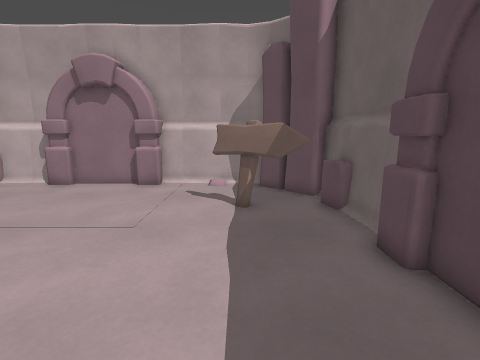
[1] (above)

12 first-person views from a walk through a level from a Godot 3-D game. The camera is 1.3 m above the floor, tilts 10° down and sees 85° across. The floor is counted in squares, 0.5 m on a side. Each view is taken from the middle of a square. On the plan, view 1 faces up. The plan holds only what a view shows up to about 18 squares ahead; the rest is blank.

[2]
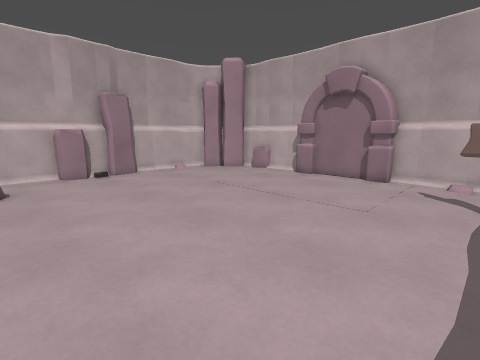

[3]
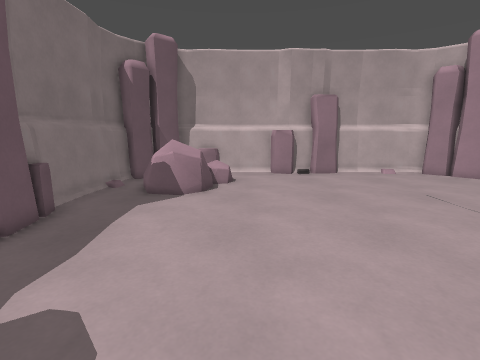

[4]
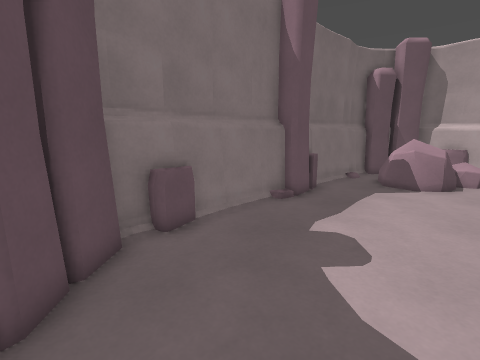

[5]
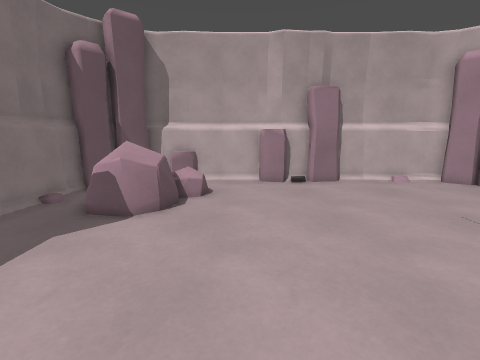

[6]
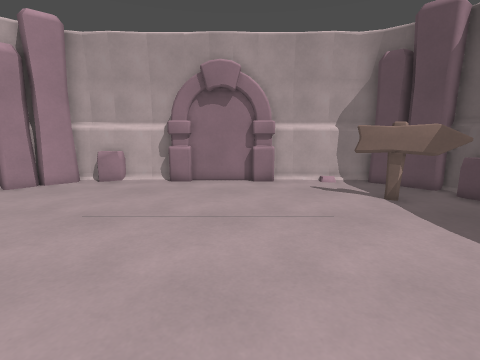

[7]
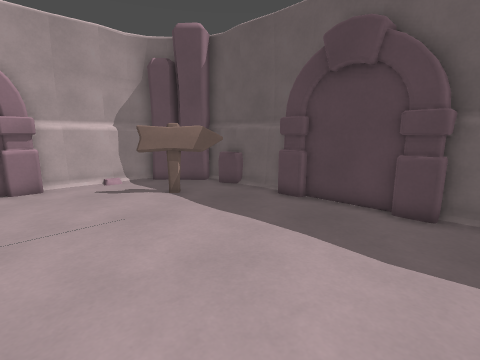

[8]
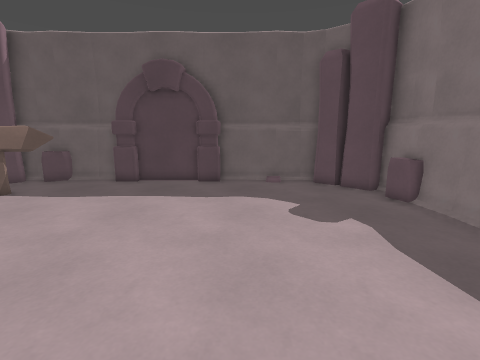

[9]
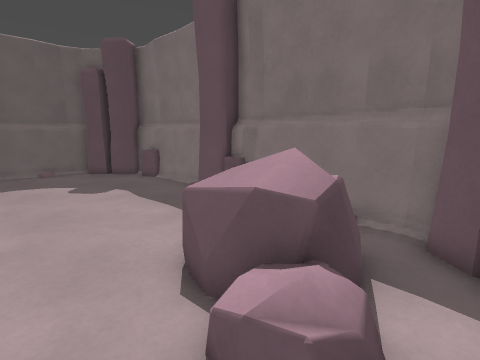

[10]
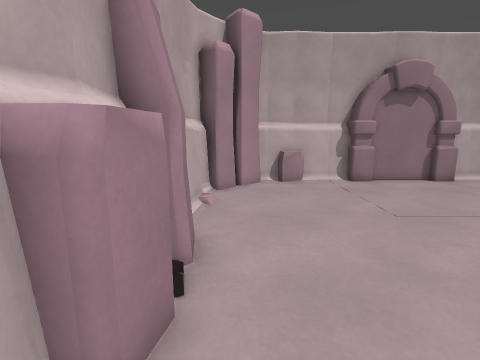

[11]
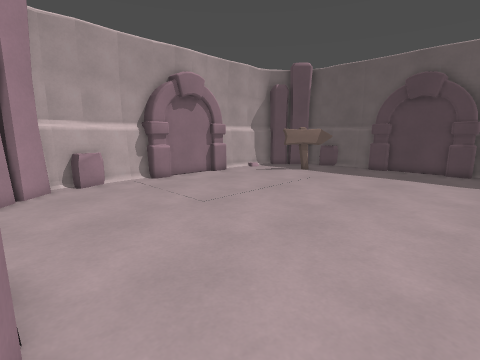

[12]
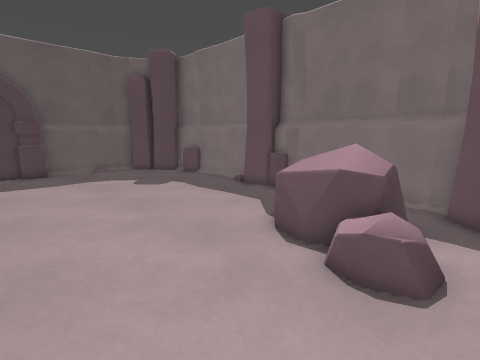

### Floor plan
Key: @ floor where view 1 was taken; # wall or solid block; . floor; = window, fence, low wall or low ledge; S sign; R rock; O other object.
Columns run from 18 left of view 1 to 4 right of it. Each row starts with its distance up from view 1.
 14    #######   ########
 13  ###==..#######....###
 12 ###.................###
 11 ##............... ...##
 10 #................SSS.=#
  9 #.................SSS=#
  8 #...................S.#
  7 #.....................#
  6 #....................##
  5 ##...................##
  4 ##...................#
  3  #...................#
  2 ##...................#
  1 ##...................##
  0 #.................@..##
 -1 #.....................#
 -2 #..RO.................#
 -3 #=.ORRR...............#
 -4 #=..RRRR..............#
 -5 ## .RRR..............##
 -6  ## ................##
 -7   ###  ..=###....==##
 -8      ################

Where each view was taken, in squares from view 1:
view 1: 0 up, 0 right, facing up
view 2: 2 down, 0 right, facing up-left
view 3: 1 down, 0 right, facing left
view 4: 1 down, 3 right, facing down-left
view 5: 0 up, 3 left, facing left
view 6: 1 down, 6 left, facing up
view 7: 1 down, 6 left, facing up-right
view 8: 1 down, 11 left, facing right
view 9: 0 up, 16 left, facing down-right
view 10: 1 down, 16 left, facing up
view 11: 1 down, 17 left, facing up-right
view 12: 3 up, 16 left, facing down-right
